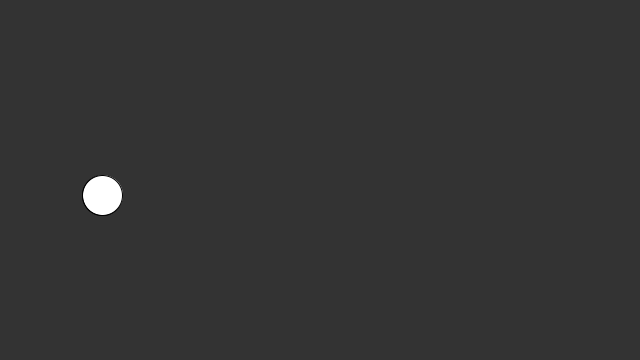
Frame 1 (no input)
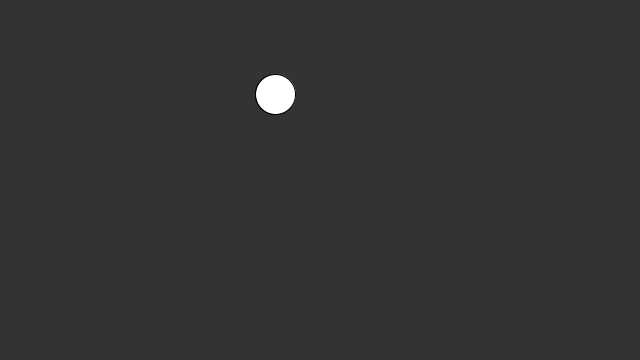
Frame 60 (the mouse pressed at the canvas centre just before this capture)
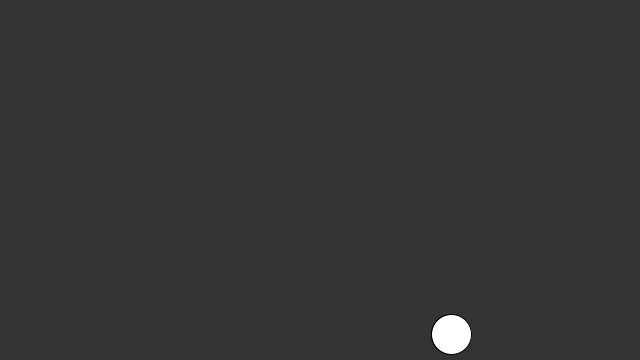
Frame 120 (the mouse held since frame 60 and released just before this capture)

The Processing sketch that drew these frames (run headless with seeded random() and noise(); from frame 60 on, the mouse is pressed at the canvas centre):

// Processing sketch: week15_3
// ── week15_3.pde
//week15-3
void setup(){
  size(640,360);
}
Ball ball = new Ball(100,200,20);
Ball ball2 = new Ball(300,200,60);
void draw(){
  background(51);
  if(ball.checkCollision(ball2) ) fill(#FFAAAA);
  else fill(255);
  ball.update();
  ball.display();
  ball2.update();
  ball.display();
}

// ── Ball.pde
class Ball{
  float x, y, r;
  float vx, vy;
  Ball(int x0, int y0, int r0){
    x = x0;
    y = y0;
    r = r0;
    vx = random(-10,+10);
    vy = random(-10,+10);
  }
  boolean checkCollision(Ball other){
    if(dist(x, y, other.x, other.y) < r+ other.r) return true;
    else return false;
  }
  void update(){
  if(x+vx > 640 || x+vx < 0) vx = -vx;
  if(y+vy <0 || y+vy > 360 ) vy = -vy;
  x += vx;
  y += vy;
}
  void display(){
    ellipse(x, y, r+r, r+r);
  }
}
